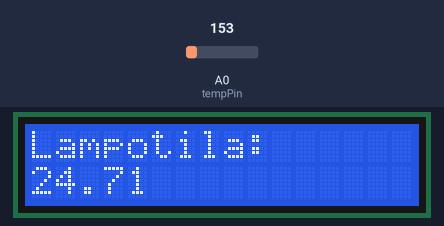
Bench run of a sketch on a simulated Arduino Uno, built with avr-gcc and run on an emulated ATmega328P. Parts: 16×2 character LCD. The inputs (shaded band) are chosen by the test bench; at power-on: A0 (tempPin) = 153.

Above: at 1.2 s.
1.3 s: A0 (tempPin) set to 165
At 2.4 s:
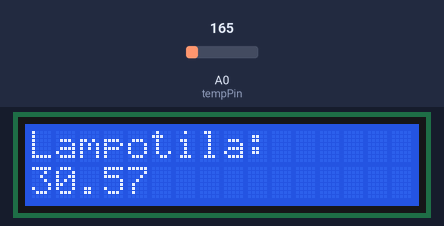
4.0 s: A0 (tempPin) set to 175
At 5.3 s:
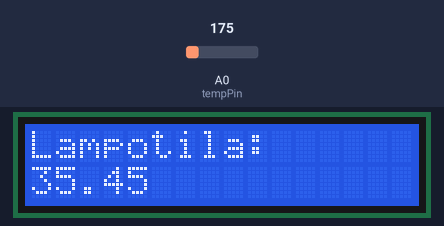
6.7 s: A0 (tempPin) set to 191
At 8.7 s:
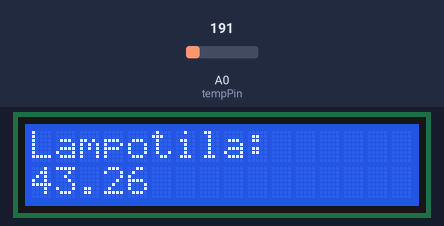
Timing chart, 0 to 10.2 s (numbered marks = the images above; inputs shaded):
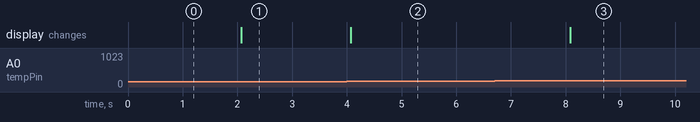

Measured:
- after the input at 1.3 s, the display: changes after 0.77 s (image 1)
- after the input at 4.0 s, the display: changes after 0.07 s (image 2)
- after the input at 6.7 s, the display: changes after 1.4 s (image 3)

The sketch:

TempLCD.ino
```cpp
#include <LiquidCrystal.h>
LiquidCrystal lcd(12, 11, 5, 4, 3, 2);
constexpr int tempPin = A0;
constexpr float baselineTemp = 18.0;
constexpr unsigned long del = 2000;

float getTemp(){
  int sensorVal = analogRead(tempPin);
  //Serial.print("Sensor Value: ");
  //Serial.print(sensorVal);

  float voltage = (sensorVal / 1024.0) * 5.0;
  //Serial.print(", Voltage: ");
  //Serial.print(voltage);

  //Serial.print(", Temperature C: ");
  float temperature = (voltage - 0.5) * 100;
  //Serial.println(temperature);
  return temperature;
}

void setup() {
  //Serial.begin(9600);
  lcd.begin(16, 2);
  pinMode(tempPin, INPUT);
  lcd.print("Lampotila:");
  lcd.setCursor(0,1);
  lcd.print(getTemp());
  lcd.setCursor(0,0);
}

void FetchAndPrintTemp(){
  lcd.clear();
  lcd.print("Lampotila:");
  lcd.setCursor(0,1);
  lcd.print(getTemp());
}

void loop() {
  delay(del);
  FetchAndPrintTemp();
}
```
